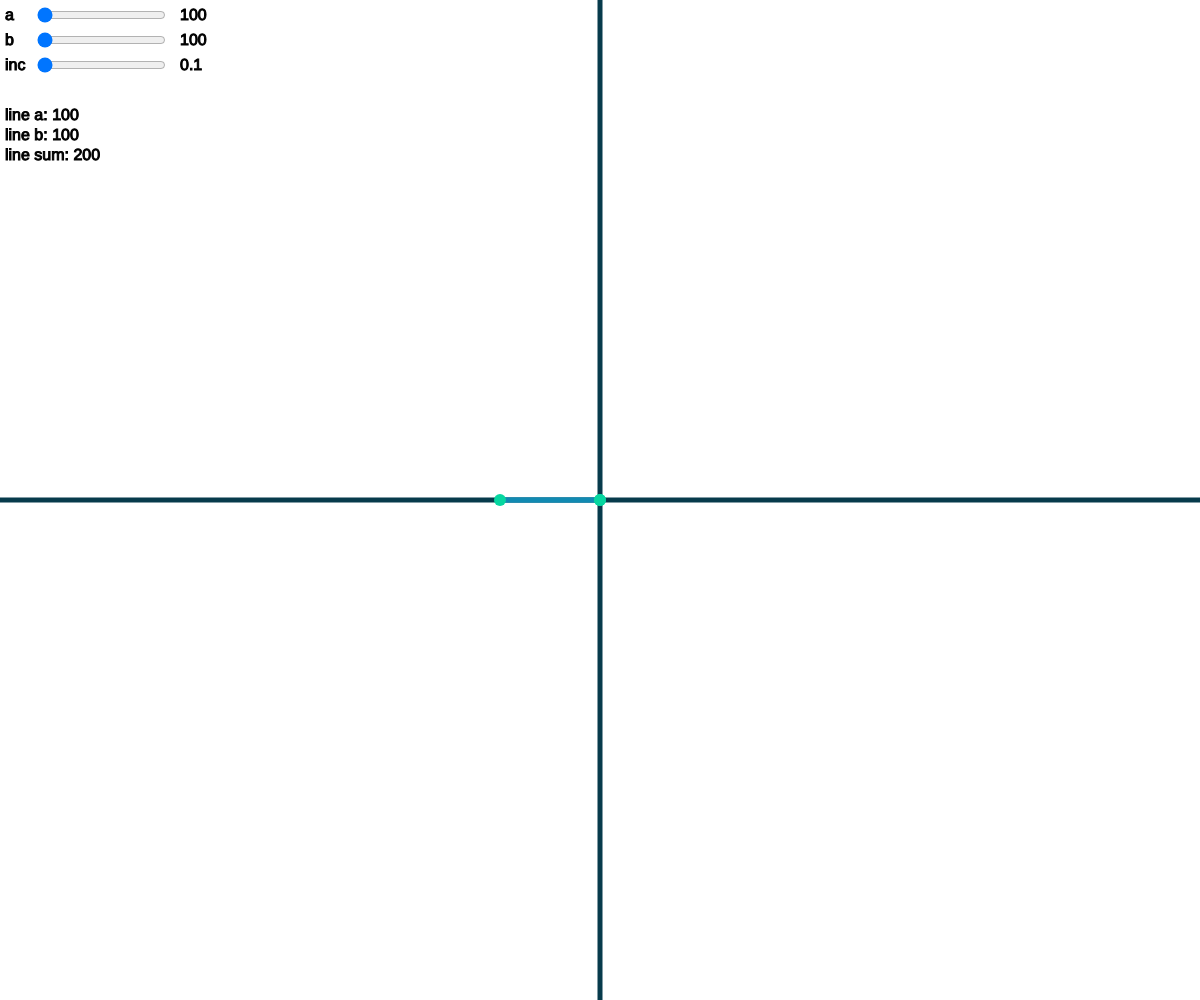
Frame 1 (no input)
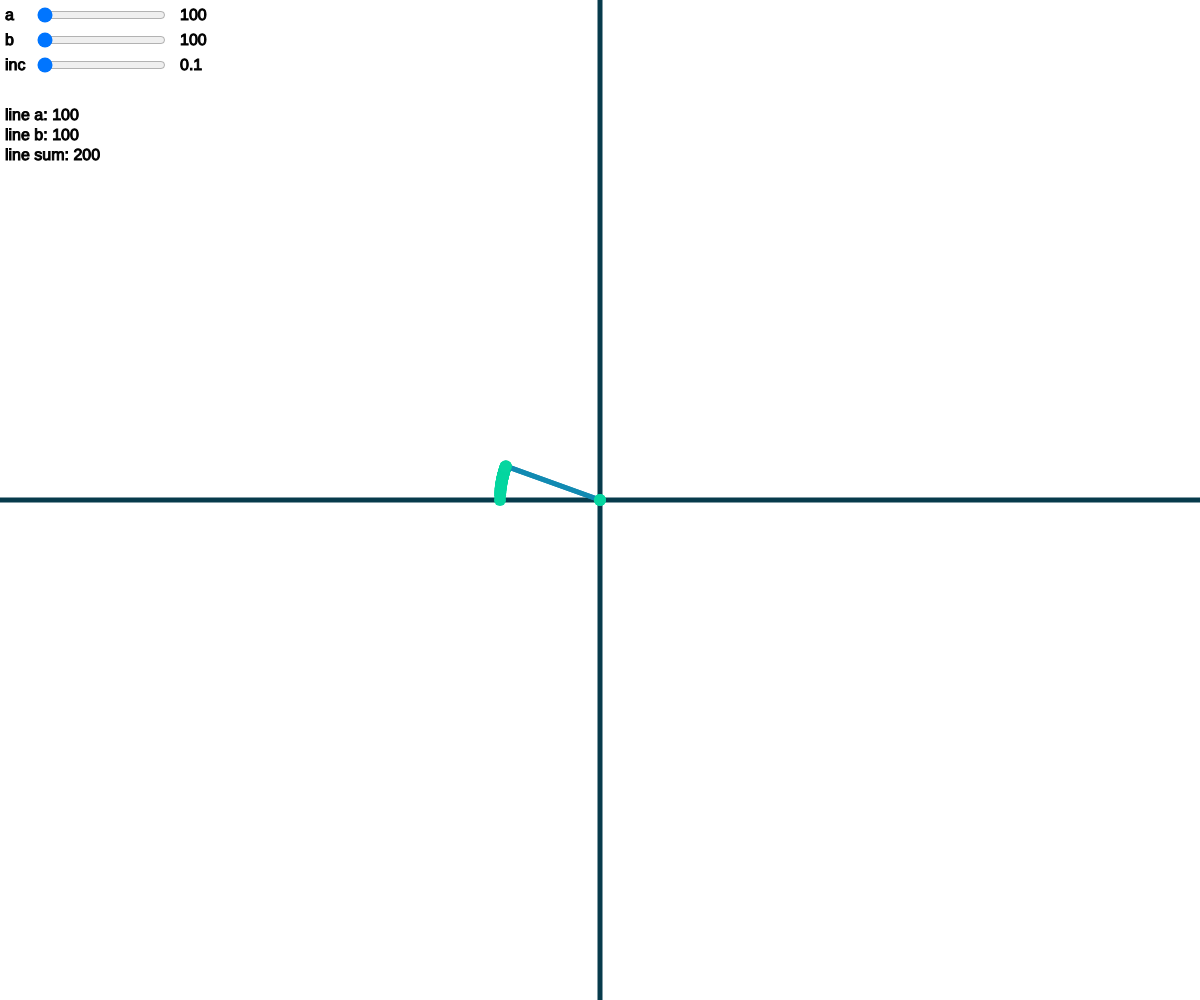
Frame 60 (no input)
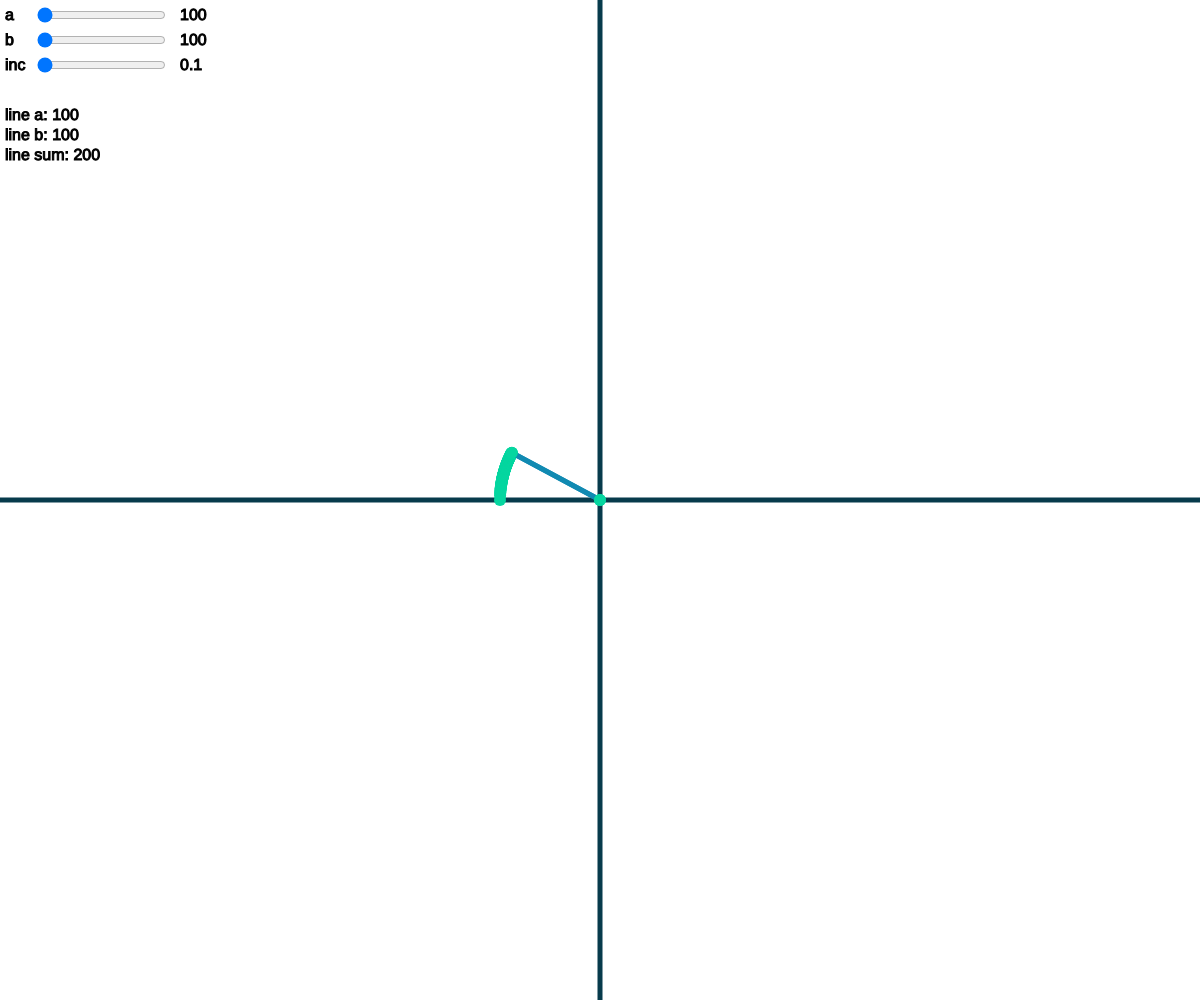
Frame 120 (the mouse pressed at the canvas centre since frame 60)

The p5.js sketch that drew these frames (run headless with seeded random() and noise() and a simulated clock; from frame 60 on, the mouse is pressed at the canvas centre):

// p5.js sketch
// ── sketch.js
var points = [];

// cosmetics
var lineWeight = 5;
var pointWight = 12;

// sliders
var aSlider;
var bSlider;
var increaseSlider;

//
var forward = true;
var x;
var y;
var lineAStartX;
var lineBStartX;

function setup() {
	createCanvas(windowWidth, windowHeight);

	// create sliders
	aSlider = createSlider(100, 0.45 * width, 100, 20);
	aSlider.position(35, 5);
	bSlider = createSlider(100, 0.45 * height, 100, 20);
	bSlider.position(35, 30);
	increaseSlider = createSlider(0.1, 7, 0.1, 0.1);
	increaseSlider.position(35, 55);

	aSlider.input(resetGraph);
	bSlider.input(resetGraph);
	increaseSlider.input(resetGraph);

	x = -aSlider.value();

	updateFociPoints();
}

function draw() {
	scale(1, -1);
	translate(width / 2, -height / 2);

	drawCoordinateSystem();

	drawOldPoints();

	var a = aSlider.value();
	var b = bSlider.value();
	var coefficient = forward ? 1 : -1;
	y = coefficient * sqrt((pow(b, 2) * (pow(a, 2) - pow(x, 2))) / pow(a, 2));

	strokeWeight(lineWeight);
	stroke("#118ab2");
	line(lineAStartX, 0, x, y); // line A
	line(lineBStartX, 0, x, y); // line B

	strokeWeight(pointWight);
	stroke("#06d6a0");
	point(lineAStartX, 0); // line A start
	point(lineBStartX, 0); // line B start
	point(x, y); // intersect point
	points.push({ x: x, y: y });

	drawText();

	var increase = increaseSlider.value();

	if (x + increase > a) {
		forward = false;
	}

	if ((x - increase < -a) & !forward) {
		forward = true;
		drawCoordinateSystem();
		drawOldPoints();
		drawText();
		noLoop();
	}

	if (!forward) {
		increase *= -1;
	}
	x += increase;
}

function updateFociPoints() {
	let a = aSlider.value();
	let b = bSlider.value();
	let eccentricity = sqrt(1 - pow(b, 2) / pow(a, 2));
	lineAStartX = -1 * eccentricity * a;
	lineBStartX = eccentricity * a;
}

function drawCoordinateSystem() {
	background("white");
	stroke("#073b4c");
	strokeWeight(lineWeight);

	line(-width / 2, 0, width / 2, 0);
	line(0, -height / 2, 0, height / 2);
}

function resetGraph() {
	points = [];
	x = -aSlider.value();
	updateFociPoints();
	loop();
}

function drawOldPoints() {
	for (var i = 0; i < points.length; i++) {
		strokeWeight(pointWight);
		stroke("#06d6a0");
		point(points[i].x, points[i].y);
	}
}

function drawText() {
	var lineALength = round(sqrt(pow(x - lineAStartX, 2) + pow(y - 0, 2)), 3);
	var lineBLength = round(sqrt(pow(x - lineBStartX, 2) + pow(y - 0, 2)), 3);
	var linesSum = lineALength + lineBLength;

	strokeWeight(1);
	textSize(16);
	stroke("black");
	translate(-width / 2, height / 2);
	scale(1, -1);

	// slider labels
	text("a", 5, 20);
	text("b", 5, 45);
	text("inc", 5, 70);

	// slider values
	text(aSlider.value(), 180, 20);
	text(bSlider.value(), 180, 45);
	text(increaseSlider.value(), 180, 70);

	// line names and values
	text("line a: " + lineALength, 5, 120);
	text("line b: " + lineBLength, 5, 140);
	text("line sum: " + linesSum, 5, 160);
	scale(1, -1);
	translate(width / 2, -height / 2);
}
